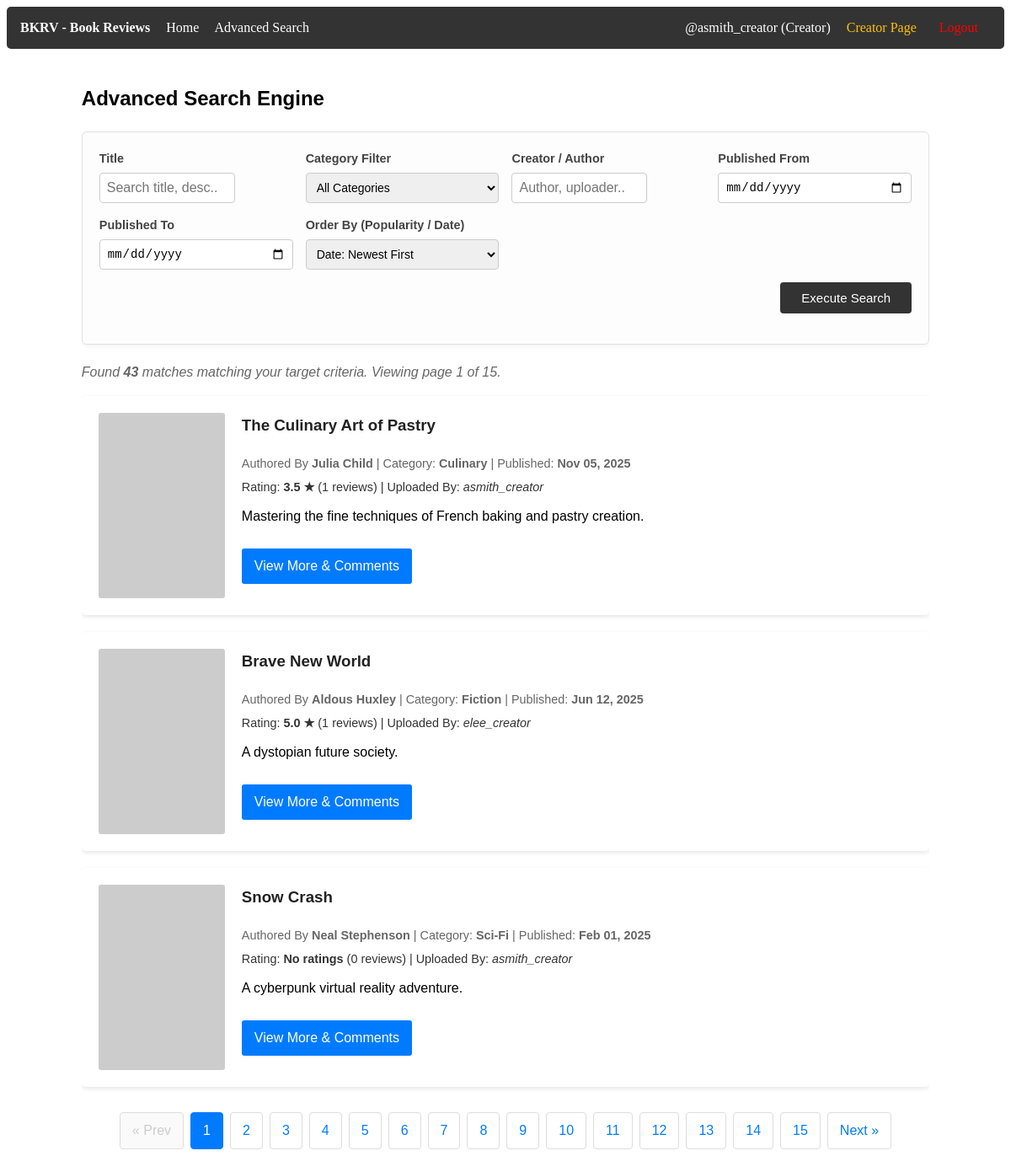
Page /NetBeansProject/AdvancedSearchPage.php (signed in) on the committed database.
### tables this page shows
CREATE TABLE dbProj_books
(
    book_id INT AUTO_INCREMENT NOT NULL,

    creator_id INT NULL,

    title VARCHAR(255) NOT NULL,
    author_name VARCHAR(255) NOT NULL,

    short_description VARCHAR(500) NOT NULL,

    category VARCHAR(100) NULL,

    image_url VARCHAR(255) NULL,
    media_url VARCHAR(255) NULL,

    publish_date DATETIME DEFAULT CURRENT_TIMESTAMP,

    created_at TIMESTAMP DEFAULT CURRENT_TIMESTAMP,
    updated_at TIMESTAMP DEFAULT CURRENT_TIMESTAMP
               ON UPDATE CURRENT_TIMESTAMP,

    PRIMARY KEY (book_id),

    INDEX idx_creator (creator_id),
    INDEX idx_author (author_name),
    INDEX idx_category (category),
    INDEX idx_publish_date (publish_date),

    FULLTEXT KEY fx_search_idx
    (
        title,
        author_name,
        short_description,
        category
    ),

    CONSTRAINT FK_dbProj_users_TO_dbProj_books
    FOREIGN KEY (creator_id)
    REFERENCES dbProj_users(user_id)
    ON DELETE SET NULL
    ON UPDATE CASCADE

);

CREATE TABLE dbProj_users
(
    user_id INT AUTO_INCREMENT NOT NULL,

    username VARCHAR(100) NOT NULL,
    email VARCHAR(100) NOT NULL,
    password VARBINARY(255) NOT NULL,

    role ENUM('Viewer','Creator','Admin')
         NOT NULL DEFAULT 'Viewer',

    created_at TIMESTAMP DEFAULT CURRENT_TIMESTAMP,

    PRIMARY KEY (user_id),

    UNIQUE KEY uq_username (username),
    UNIQUE KEY uq_email (email)

);

### NetBeansProject/AdvancedSearchPage.php (the view, shortened to what this page needs)
<?php
include 'PageHeader.php';
$pagination = 3;
$page = isset($_GET['page']) && is_numeric($_GET['page']) ? (int) $_GET['page'] : 1;
$search_title    = isset($_GET['title']) ? trim($_GET['title']) : '';
$start_date      = isset($_GET['start_date']) ? trim($_GET['start_date']) : '';
$end_date        = isset($_GET['end_date']) ? trim($_GET['end_date']) : '';
$search_creator  = isset($_GET['creator']) ? trim($_GET['creator']) : '';
$category_filter = isset($_GET['cat']) ? trim($_GET['cat']) : '';
$sort_by         = isset($_GET['sort_by']) ? trim($_GET['sort_by']) : 'newest';
$params = [];
$types = "";
$where_sql = "";
$order_by_sql = "ORDER BY b.publish_date DESC";
$total_query = "SELECT COUNT(DISTINCT b.book_id)
                FROM dbProj_books b
                LEFT JOIN dbProj_users u ON b.creator_id = u.user_id" . $where_sql;
$total_stmt = mysqli_prepare($conn, $total_query);
if ($total_stmt) {
    mysqli_stmt_execute($total_stmt);
    $total_result = mysqli_stmt_get_result($total_stmt);
    $total_rows = mysqli_fetch_array($total_result)[0];
} else {
    die("Count query execution error: " . mysqli_error($conn));
}
$total_pages = ceil($total_rows / $pagination);
$offset = ($page - 1) * $pagination;
$query = "SELECT b.book_id, b.title, b.author_name, b.short_description, b.image_url, b.media_url, b.publish_date, b.category, u.username,
                 IFNULL(AVG(cr.rating), 0.00) as avg_rating,
                 COUNT(cr.comment_id) as review_count
          FROM dbProj_books b
          LEFT JOIN dbProj_users u ON b.creator_id = u.user_id
          LEFT JOIN dbProj_comments_ratings cr ON b.book_id = cr.book_id"
        . $where_sql .
        " GROUP BY b.book_id "
        . $order_by_sql .
        " LIMIT ? OFFSET ?";
$stmt = mysqli_prepare($conn, $query);
if ($stmt) {
    $final_params = $params;
    $final_params[] = $pagination;
    $final_params[] = $offset;
    $final_types = $types . "ii";
    mysqli_stmt_bind_param($stmt, $final_types, ...$final_params);
    mysqli_stmt_execute($stmt);
    $result = mysqli_stmt_get_result($stmt);
} else {
    die("Database execution error: " . mysqli_error($conn));
}
function buildPaginationUrl($page_num, $title, $start, $end, $creator, $cat, $sort) {
    $query_args = ['page' => $page_num];
    if (!empty($sort))    $query_args['sort_by'] = $sort;
    return '?' . http_build_query($query_args);
}
?>
<div class="hp-container">
    <h2>Advanced Search Engine</h2>
    <div class="hp-search-container">
        <form action="" method="GET">
            <div class="search-grid">
                <div class="search-group">
                    <label for="title">Title</label>
                    <input type="text" id="title" name="title" placeholder="Search title, desc.." value="<?php echo htmlspecialchars($search_title); ?>">
                </div>
                <div class="search-group">
                    <label for="cat">Category Filter</label>
                    <select id="cat" name="cat">
                        <option value="">All Categories</option>
                    </select>
                </div>
                <div class="search-group">
                    <label for="creator">Creator / Author</label>
                    <input type="text" id="creator" name="creator" placeholder="Author, uploader.." value="<?php echo htmlspecialchars($search_creator); ?>">
                </div>
                <div class="search-group">
                    <label for="start_date">Published From</label>
                    <input type="date" id="start_date" name="start_date" value="<?php echo htmlspecialchars($start_date); ?>">
                </div>
                <div class="search-group">
                    <label for="end_date">Published To</label>
                    <input type="date" id="end_date" name="end_date" value="<?php echo htmlspecialchars($end_date); ?>">
                </div>
                <div class="search-group">
                    <label for="sort_by">Order By (Popularity / Date)</label>
                    <select id="sort_by" name="sort_by">
                        <option value="newest" <?php echo ($sort_by === 'newest') ? 'selected' : ''; ?>>Date: Newest First</option>
                    </select>
                </div>
            </div>
            <div class="search-actions">
                <button type="submit">Execute Search</button>
            </div>
        </form>
    </div>
    <?php if ($total_rows > 0): ?>
        <p style="color: #666; font-style: italic; margin-bottom: 15px;">
            Found <strong><?php echo $total_rows; ?></strong> matches matching your target criteria. Viewing page <?php echo $page; ?> of <?php echo $total_pages; ?>.
        </p>
    <?php endif; ?>
    <div class="hp-book-list">
        <?php
        if ($result && mysqli_num_rows($result) > 0):
            while ($row = mysqli_fetch_assoc($result)):
                $image_src = !empty($row['image_url']) ? htmlspecialchars($row['image_url']) : 'https://via.placeholder.com/150x220?text=No+Cover';
                $rating_display = ($row['avg_rating'] > 0) ? number_format($row['avg_rating'], 1) . " ★" : "No ratings";
                ?>
                <div class="hp-book-card">
                    <img src="<?php echo $image_src; ?>" alt="<?php echo htmlspecialchars($row['title']); ?> Cover" class="hp-book-image">
                    <div class="hp-book-details">
                        <h3 class="hp-book-title"><?php echo htmlspecialchars($row['title']); ?></h3>
                        <div class="hp-meta-info">
                            Authored By <strong><?php echo htmlspecialchars($row['author_name']); ?></strong> |
                            Category: <strong><?php echo htmlspecialchars($row['category'] ?? 'Uncategorized'); ?></strong> |
                            Published: <strong><?php echo !empty($row['publish_date']) ? date('M d, Y', strtotime($row['publish_date'])) : 'N/A'; ?></strong>
                        </div>
                        <div class="hp-meta-info" style="color: #333; margin-top: -5px;">
                            Rating: <strong><?php echo $rating_display; ?></strong> (<?php echo $row['review_count']; ?> reviews) |
                            Uploaded By: <em><?php echo htmlspecialchars($row['username'] ?? 'Anonymous'); ?></em>
                        </div>
                        <p style="margin-top: 8px;"><?php echo htmlspecialchars($row['short_description']); ?></p>
                        <a href="BookComments.php?id=<?php echo $row['book_id']; ?>" class="hp-view-more-btn">View More & Comments</a>
                    </div>
                </div>
                <?php
            endwhile;
        endif; ?>
    </div>
    <?php if ($total_pages > 1): ?>
        <ul class="hp-pagination">
            <?php if ($page <= 1): ?>
                <li class="disabled"><span>&laquo; Prev</span></li>
            <?php else: ?>
                <li><a href="<?php echo buildPaginationUrl($page - 1, $search_title, $start_date, $end_date, $search_creator, $category_filter, $sort_by); ?>">&laquo; Prev</a></li>
            <?php endif; ?>
            <?php for ($i = 1; $i <= $total_pages; $i++): ?>
                <?php if ($page == $i): ?>
                    <li class="active"><span><?php echo $i; ?></span></li>
                <?php else: ?>
                    <li><a href="<?php echo buildPaginationUrl($i, $search_title, $start_date, $end_date, $search_creator, $category_filter, $sort_by); ?>"><?php echo $i; ?></a></li>
                <?php endif; ?>
            <?php endfor; ?>
            <?php if ($page >= $total_pages): ?>
                <li class="disabled"><span>Next &raquo;</span></li>
            <?php else: ?>
                <li><a href="<?php echo buildPaginationUrl($page + 1, $search_title, $start_date, $end_date, $search_creator, $category_filter, $sort_by); ?>">Next &raquo;</a></li>
            <?php endif; ?>
        </ul>
    <?php endif; ?>
</div>

### NetBeansProject/MainStyles.css (style rules this page uses)
.hp-container { width: 80%; margin: 20px auto; overflow: hidden; font-family: Arial, sans-serif; line-height: 1.6; }
.hp-search-container { background: #fff; padding: 15px; margin: 20px 0; border-radius: 5px; box-shadow: 0 2px 5px rgba(0,0,0,0.1); }
.hp-search-container input[type="text"] { width: 70%; padding: 8px; font-size: 16px; border: 1px solid #ccc; border-radius: 4px; }
.hp-search-container button { padding: 8px 15px; font-size: 16px; cursor: pointer; background: #333; color: #fff; border: none; border-radius: 4px; }
.hp-book-list { display: grid; grid-template-columns: 1fr; gap: 20px; }
.hp-book-card { background: #fff; padding: 20px; border-radius: 5px; box-shadow: 0 2px 5px rgba(0,0,0,0.1); display: flex; gap: 20px; }
.hp-book-image { max-width: 150px; max-height: 220px; object-fit: cover; border-radius: 3px; }
.hp-book-details { flex: 1; }
.hp-book-title { margin-top: 0; color: #222; }
.hp-meta-info { font-size: 0.9rem; color: #666; margin-bottom: 10px; }
.hp-view-more-btn { display: inline-block; background: #007BFF; color: white; padding: 8px 15px; text-decoration: none; border-radius: 3px; margin-top: 10px; }
.hp-pagination { display: flex; justify-content: center; list-style: none; padding: 0; margin: 30px 0; }
.hp-pagination li { margin: 0 4px; }
.hp-pagination a, .hp-pagination span { display: block; padding: 8px 14px; text-decoration: none; color: #007BFF; border: 1px solid #ddd; border-radius: 4px; }
.hp-pagination .active span { background-color: #007BFF; color: white; border-color: #007BFF; }
.hp-pagination .disabled span { color: #ccc; pointer-events: none; background-color: #fafafa; }

### NetBeansProject/AdvancedSearchPage.php (style rules this page uses)
.hp-container { width: 85%; margin: 20px auto; overflow: hidden; font-family: Arial, sans-serif; line-height: 1.6; }
.hp-search-container { background: #fdfdfd; padding: 20px; margin: 20px 0; border-radius: 6px; border: 1px solid #e0e0e0; box-shadow: 0 2px 6px rgba(0,0,0,0.05); }
.search-grid { display: grid; grid-template-columns: repeat(auto-fit, minmax(220px, 1fr)); gap: 15px; margin-bottom: 15px; }
.search-group { display: flex; flex-direction: column; }
.search-group label { font-size: 0.9rem; margin-bottom: 5px; color: #444; font-weight: bold; }
.search-group input, .search-group select { padding: 8px; font-size: 14px; border: 1px solid #ccc; border-radius: 4px; }
.search-actions { display: flex; justify-content: flex-end; align-items: center; gap: 15px; margin-top: 10px; }
.hp-search-container button { padding: 10px 25px; font-size: 15px; cursor: pointer; background: #333; color: #fff; border: none; border-radius: 4px; transition: background 0.2s; }
.hp-book-list { display: grid; grid-template-columns: 1fr; gap: 20px; }
.hp-book-card { background: #fff; padding: 20px; border-radius: 5px; box-shadow: 0 2px 5px rgba(0,0,0,0.1); display: flex; gap: 20px; }
.hp-book-image { max-width: 150px; max-height: 220px; object-fit: cover; border-radius: 3px; }
.hp-book-details { flex: 1; }
.hp-book-title { margin-top: 0; color: #222; }
.hp-meta-info { font-size: 0.9rem; color: #666; margin-bottom: 10px; }
.hp-view-more-btn { display: inline-block; background: #007BFF; color: white; padding: 8px 15px; text-decoration: none; border-radius: 3px; margin-top: 10px; }
.hp-pagination { display: flex; justify-content: center; list-style: none; padding: 0; margin: 30px 0; }
.hp-pagination li { margin: 0 4px; }
.hp-pagination a, .hp-pagination span { display: block; padding: 8px 14px; text-decoration: none; color: #007BFF; border: 1px solid #ddd; border-radius: 4px; }
.hp-pagination .active span { background-color: #007BFF; color: white; border-color: #007BFF; }
.hp-pagination .disabled span { color: #ccc; pointer-events: none; background-color: #fafafa; }

### rows in the picture
dbproj_books: title "The Culinary Art of Pastry", author_name "Julia Child", category "Culinary", publish_date "Nov 05, 2025", rating_display "3.5 ★", review_count "1", creator.username "asmith_creator", short_description "Mastering the fine techniques of French baking and pastry creation."
dbproj_books: title "Brave New World", author_name "Aldous Huxley", category "Fiction", publish_date "Jun 12, 2025", rating_display "5.0 ★", review_count "1", creator.username "elee_creator", short_description "A dystopian future society."
dbproj_books: title "Snow Crash", author_name "Neal Stephenson", category "Sci-Fi", publish_date "Feb 01, 2025", rating_display "No ratings", review_count "0", creator.username "asmith_creator", short_description "A cyberpunk virtual reality adventure."

### other values in the picture
$_SESSION['username'] "asmith_creator"
$_SESSION['user_role'] "Creator"
$total_rows "43"
$page "1"
$total_pages "15"
